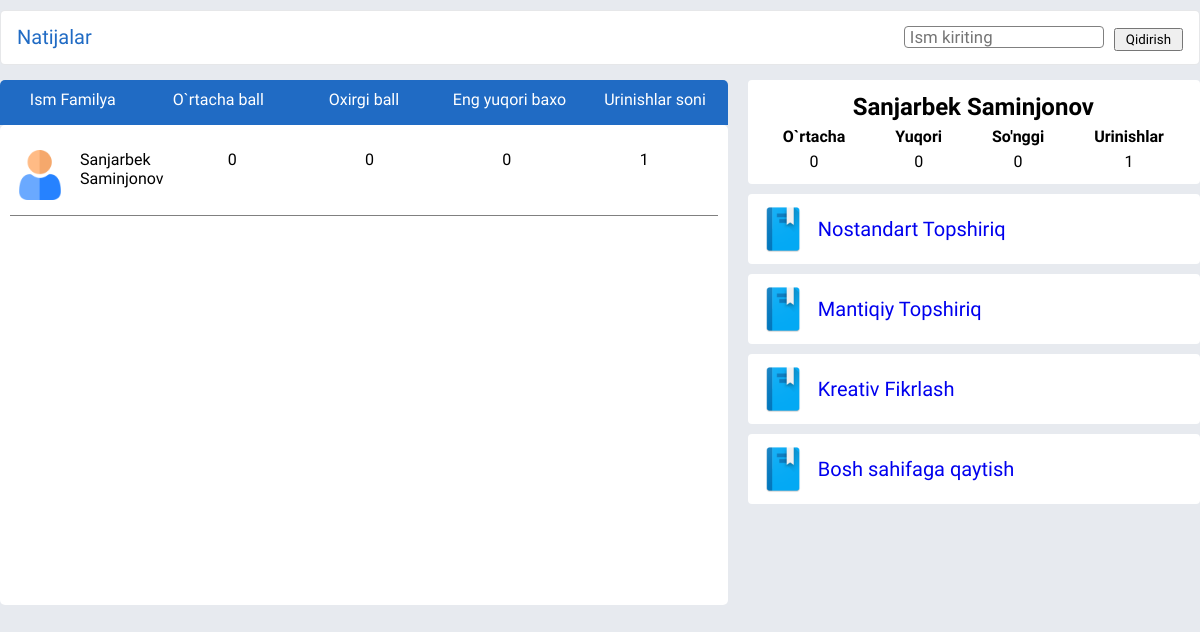
/results/3/ (signed in), run on an earlier commit of the app's database.
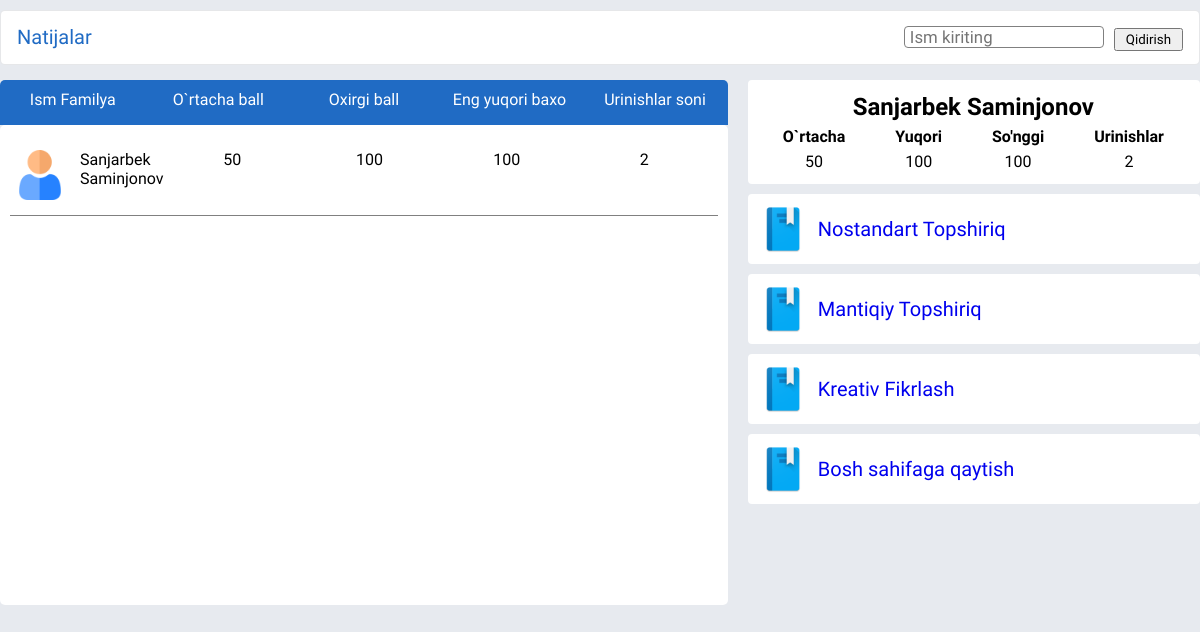
And on a later commit of the database.
### dashboard/models.py (models this page shows, shortened)
class AllResult(models.Model):
    APP_CHOICES = (
        (1, 'NOSTANDART TOPSHIRIQ'),
        (2, 'MANTIQIY SAVOLLAR'),
        (3, 'KREATIV FIKRLASH'),
    )
    pupil = models.ForeignKey(User, on_delete=CASCADE, verbose_name="O'quvchi")
    type_task = models.IntegerField(
        choices=APP_CHOICES, default=0, verbose_name="Topshiriq turi")
    last_score = models.IntegerField(
        default=0, blank=True, null=True, verbose_name="Oxirgi natija")
    max_score = models.IntegerField(
        default=0, blank=True, null=True, verbose_name="Eng yuqori natija")
    avarage_score = models.IntegerField(
        default=0, blank=True, null=True, verbose_name="O'rtacha natija")
    attempt = models.IntegerField(
        default=0, blank=True, null=True, verbose_name="Urinishlar soni")
    class Meta:
        verbose_name = "Natija"
        verbose_name_plural = "Natijalar"

### results/views.py (the view)
# urls.py: path('<int:type_task>/', views.results_table, name='table'),
def results_table(request, type_task):
    title = {
        1: "Nostandart topshiriq",
        2: "Mantiqiy savollar",
        3: "Kreativ fikrlash",
    }
    taskResults = AllResult.objects.filter(
        type_task=type_task).order_by('-avarage_score')
    my_result, created = AllResult.objects.get_or_create(
        pupil=request.user, type_task=type_task)
    text = request.GET.get('searching_text')
    if text != None:
        taskResults = taskResults.filter(pupil__first_name__contains=text)
    context = {
        'task_results': taskResults,
        'my_result': my_result,
        'title': title[type_task]
    }
    return render(request, 'results/index.html', context)

### templates/results/index.html (shortened to what the changed rows need)
{% load static %}
<!DOCTYPE html>
<html lang="en">
<head>
    <link rel="stylesheet" href="{% static 'results/css/results_table/style.css' %}" />
</head>
<body>
    <div class="container">
        <div class="section">
            <div class="section__content">
                <div>
                    <div class="section__content-left">
                        {% for result in task_results %}
                        <div class="card">
                            <div class="user">
                                <img class="card__img" src="{% static 'results/images/results_images/user.png' %}"
                                    alt="" />
                                <div class="user__name">
                                    <p>{{result.pupil.first_name}}</p>
                                    <p>{{result.pupil.last_name}}</p>
                                </div>
                            </div>
                            <div>{{result.avarage_score}}</div>
                            <div>{{result.last_score}}</div>
                            <div class="max">{{result.max_score}}</div>
                            <div>{{result.attempt}}</div>
                        </div>
                        {% endfor %}
                    </div>
                </div>
                <div class="section__content-right">
                    <div class="right__card">
                        <div class="right_card-info">
                            <div class="boxs">
                                <table>
                                    <thead>
                                        <tr>
                                            <th colspan="4">
                                                <h2>{{user.first_name}} {{user.last_name}}</h2>
                                            </th>
                                        </tr>
                                        <tr>
                                            <th scope="col">O`rtacha</th>
                                            <th scope="col">Yuqori</th>
                                            <th scope="col">So'nggi</th>
                                            <th scope="col">Urinishlar</th>
                                        </tr>
                                    </thead>
                                    <tbody>
                                        <tr>
                                            <td>{{my_result.avarage_score}}</td>
                                            <td>{{my_result.max_score}}</td>
                                            <td>{{my_result.last_score}}</td>
                                            <td class="box">{{my_result.attempt}}</td>
                                        </tr>
                                    </tbody>
                                </table>
                            </div>
                        </div>
                    </div>
                </div>
            </div>
        </div>
    </div>
</body>
</html>

What changed in the data, as far as the page shows it:
changed AllResult "Sanjarbek": avarage_score "0" → "50"; last_score "0" → "100"; max_score "0" → "100"; attempt "1" → "2"
